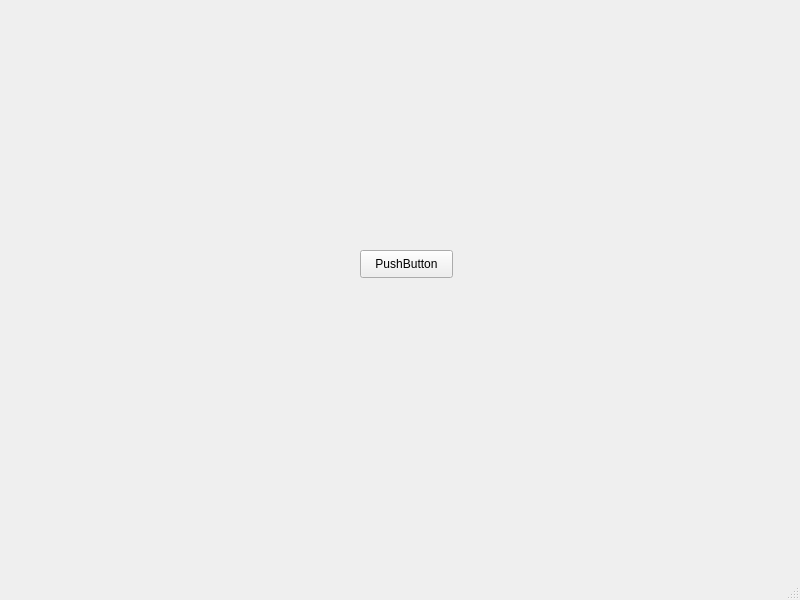
<?xml version="1.0" encoding="UTF-8"?>
<ui version="4.0">
 <class>MainWindow</class>
 <widget class="QMainWindow" name="MainWindow">
  <property name="geometry">
   <rect>
    <x>0</x>
    <y>0</y>
    <width>800</width>
    <height>600</height>
   </rect>
  </property>
  <property name="windowTitle">
   <string>MainWindow</string>
  </property>
  <widget class="QWidget" name="centralwidget">
   <widget class="QPushButton" name="pushButton">
    <property name="geometry">
     <rect>
      <x>360</x>
      <y>250</y>
      <width>93</width>
      <height>28</height>
     </rect>
    </property>
    <property name="text">
     <string>PushButton</string>
    </property>
   </widget>
  </widget>
  <widget class="QMenuBar" name="menubar">
   <property name="geometry">
    <rect>
     <x>0</x>
     <y>0</y>
     <width>800</width>
     <height>26</height>
    </rect>
   </property>
  </widget>
  <widget class="QStatusBar" name="statusbar"/>
 </widget>
 <resources/>
 <connections/>
</ui>
